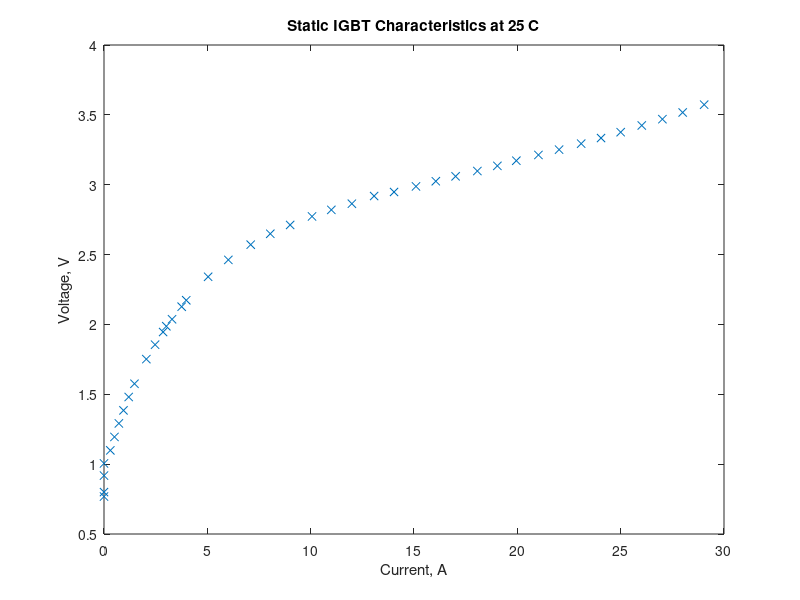

The MATLAB source for this figure: (Note: this script raises an error after producing the figure.)
% Power diode V-I curve fitting

% Voltage-current measuerment data for power diode in a Fuji 6MBI30L-060 
load igbt_data.mat

% plot the raw data
figure(1);
plot(igbt_data.i,igbt_data.v,'x');
xlabel('Current, A');
ylabel('Voltage, V');
title('Static IGBT Characteristics at 25 C');

% Initialize the parameters
GAP = gapdefault(1,1,500,100);
GAP.mg_nreg = 4;  
GAP.mg_tmig = 20;  
GAP.mg_pmig = 0.05;

% Define gene parameters 
%          min  max  chrm chrm     par  
%          val  val  type  id       #   description
GAP.gd = [ 1e-8 1e+0   3  1; ...  % 1  a
           1e-6 1e+3   3  1; ...  % 2  b
           1e-3 1e+0   3  1];     % 3  c

% Execute GOSET
[P,GAS,bestx] = gaoptimize(@igbt_fit,GAP,igbt_data);

% Plot the measured V-I data and the estimated V-I curve
igbt_fit(bestx,igbt_data,4);